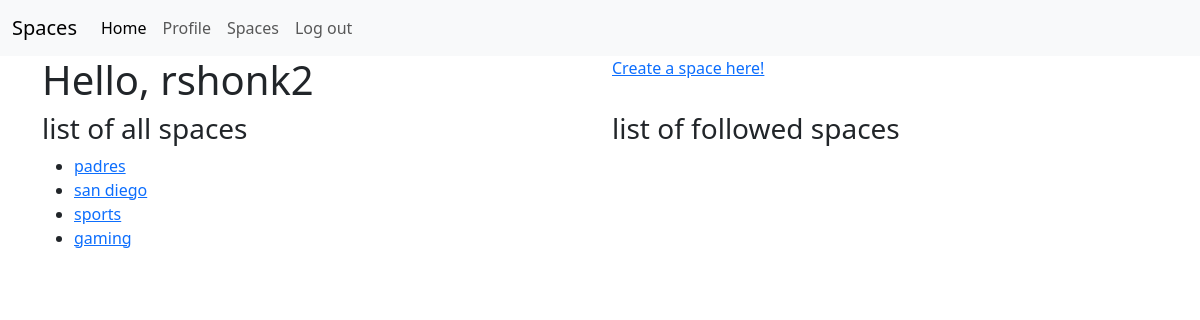
The app's page /profile/ (signed in) with its own data.
### main/models.py (models this page shows)
class Space(models.Model):
    spacename = models.CharField(max_length=25)
    def __str__(self):
        return self.spacename

### main/views.py (the view)
# urls.py: path('profile/', views.profile, name='profile'),
def profile(request):
    if request.user.is_authenticated:
        username = request.user
        spaces = Space.objects.all()
        followed_spaces = request.user.userfollowedspace_set.all()
        return render(request, 'main/profile.html', {'username': username, 'spaces': spaces, 'followed_spaces': followed_spaces})

### main/templates/main/profile.html (shortened to what this page needs)
{% extends "./loggedin_base.html" %}
    {% load bootstrap5 %}
{% block content %}
    <div class="row">
        <div class="col">
            <h1>Hello, {{ username }}</h1>
        </div>
        <div class="col">
            <a href="{% url 'main:create_space' %}">Create a space here!</a>
        </div>
    </div>
    <div class="row">
        <div class="col">
            <h3>list of all spaces</h3>
            <ul>
                {% for spacename in spaces %}
                    <li><a href="{% url 'main:space' spacename %}">{{ spacename }}</a></li>
                {% endfor %}
            </ul>
        </div>
        <div class="col">
            <h3>list of followed spaces</h3>
        </div>
    </div>
{% endblock %}

### records on screen
Space: spacename "padres"
Space: spacename "san diego"
Space: spacename "sports"
Space: spacename "gaming"

### other values on screen
{{ username }} "rshonk2"
